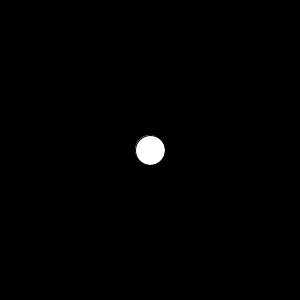
Frame 1 (no input)
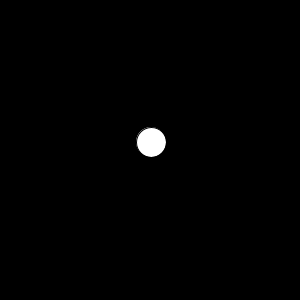
Frame 60 (the mouse pressed at the canvas centre just before this capture)
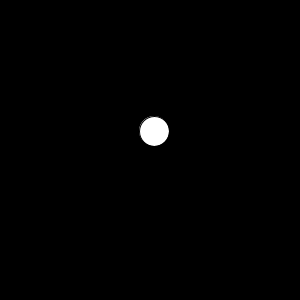
Frame 120 (the mouse held since frame 60 and released just before this capture)

The Processing sketch that drew these frames (run headless with seeded random() and noise(); from frame 60 on, the mouse is pressed at the canvas centre):

// Processing sketch: ex05_14
// ── ex05_14.pde
// 랜덤하게 움직이지만 위쪽으로 움직일 확률이 높은 원

float x = 150.0, y = 150.0, r;

void setup() {
  size(300, 300);
}

void draw() {
  background(0);
  ellipse(x, y, 30, 30);
  r = random(1);
  if (r < 0.2) {           // 20%의 확률
    x++;
  } else if (r < 0.4) {    // 20%의 확률
    x--;
  } else if (r < 0.6) {    // 20%의 확률
    y++;
  } else {                 // 40%의 확률
    y--;
  }
}
